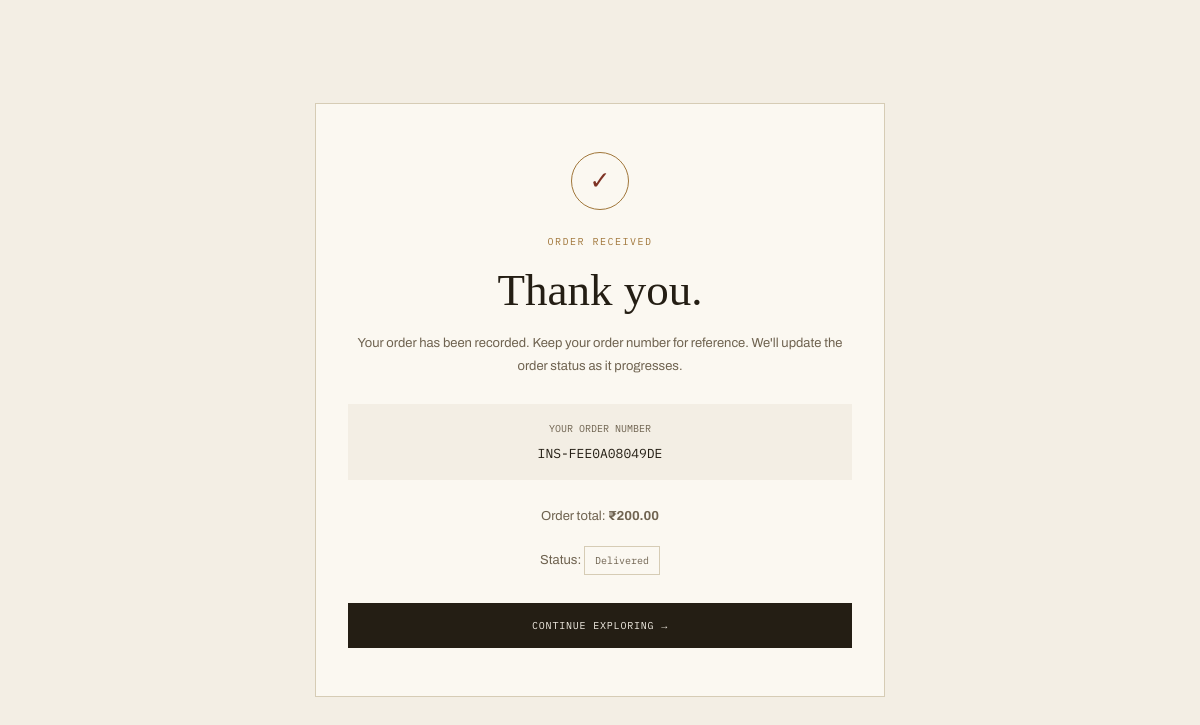
/order/success/INS-FEE0A08049DE/ (signed in), run on the app's committed database.
### customer/models.py (models this page shows, shortened)
class Order(models.Model):
    STATUS_CHOICES = [
        ("PENDING", "Pending"),
        ("CONFIRMED", "Confirmed"),
        ("SHIPPED", "Shipped"),
        ("DELIVERED", "Delivered"),
        ("CANCELLED", "Cancelled"),
    ]
    customer = models.ForeignKey(
        Customer,
        on_delete=models.CASCADE,
        related_name="orders",
    )
    order_number = models.CharField(max_length=30, unique=True)
    total_amount = models.DecimalField(max_digits=10, decimal_places=2)
    status = models.CharField(
        max_length=20,
        choices=STATUS_CHOICES,
        default="PENDING",
    )
    shipping_address = models.TextField()
    created_at = models.DateTimeField(auto_now_add=True)
    updated_at = models.DateTimeField(auto_now=True)

### customer/views.py (the view)
def order_success(request, order_number):
    customer = get_logged_in_customer(request)
    if not customer:
        messages.info(request, "Please log in to view your order.")
        return redirect("login")
    order = get_object_or_404(
        Order.objects.prefetch_related("items__product"),
        order_number=order_number,
        customer=customer,
    )
    return render(request, "customer/order_success.html", {
        "order": order,
    })

### customer/views.py (called while the page is built)
def get_logged_in_customer(request):
    customer_id = request.session.get("customer_id")
    if not customer_id:
        return None
    return Customer.objects.filter(id=customer_id).first()

### templates/customer/order_success.html (shortened to what this page needs)
<!DOCTYPE html>
<html lang="en">
<head>
</head>
<body>
    <main class="card">
        <div class="mark">✓</div>
        <div class="eyebrow">Order received</div>
        <h1>Thank you.</h1>
        <p>
            Your order has been recorded. Keep your order number for reference.
            We'll update the order status as it progresses.
        </p>
        <div class="number">
            <small>YOUR ORDER NUMBER</small>
            <strong>{{ order.order_number }}</strong>
        </div>
        <p>
            Order total:
            <strong>₹{{ order.total_amount|floatformat:2 }}</strong>
        </p>
        <p>
            Status:
            <span class="status">{{ order.get_status_display }}</span>
        </p>
        <a href="{% url 'customer_home' %}" class="button">
            Continue exploring →
        </a>
    </main>
</body>
</html>

### templates/customer/order_success.html (style rules this page uses)
* { box-sizing: border-box; }
body { margin: 0; min-height: 100vh; display: grid; place-items: center; padding: 24px; background: #F3EEE4; color: #241E14; font-family: 'Archivo', sans-serif; }
.card { width: min(570px, 100%); padding: 48px 32px; text-align: center; background: #FBF8F1; border: 1px solid #D6CCB5; }
.mark { width: 58px; height: 58px; display: grid; place-items: center; margin: 0 auto 25px; border: 1px solid #A0763A; border-radius: 50%; color: #7E3324; font-size: 25px; }
.eyebrow { color: #A0763A; font: 10px 'IBM Plex Mono', monospace; letter-spacing: .15em; text-transform: uppercase; }
h1 { font: 500 45px 'Cormorant Garamond', serif; margin: 16px 0; }
p { color: #6F6350; font-size: 13px; line-height: 1.8; }
.number { padding: 18px; margin: 25px 0; background: #F3EEE4; }
.number small { display: block; color: #6F6350; font: 10px 'IBM Plex Mono', monospace; margin-bottom: 9px; }
.number strong { font: 13px 'IBM Plex Mono', monospace; overflow-wrap: anywhere; }
.status { display: inline-block; margin-top: 5px; padding: 7px 10px; border: 1px solid #D6CCB5; font: 10px 'IBM Plex Mono', monospace; }
.button { display: block; padding: 16px; margin-top: 28px; background: #241E14; color: #F3EEE4; text-decoration: none; font: 10px 'IBM Plex Mono', monospace; letter-spacing: .08em; text-transform: uppercase; }

### data on the page
Order: order_number "INS-FEE0A08049DE", total_amount "200.00", status "Delivered"
